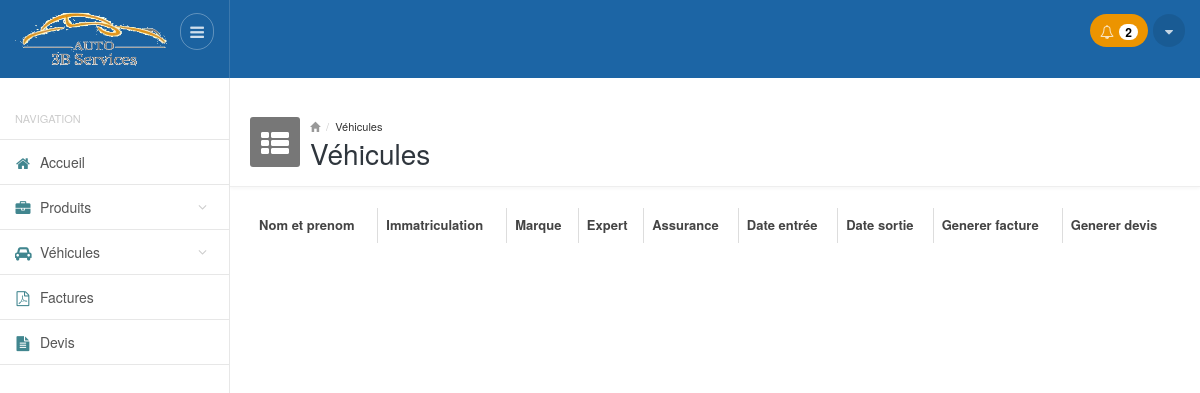
Page /vehicules.php (signed in) on the earlier database version.
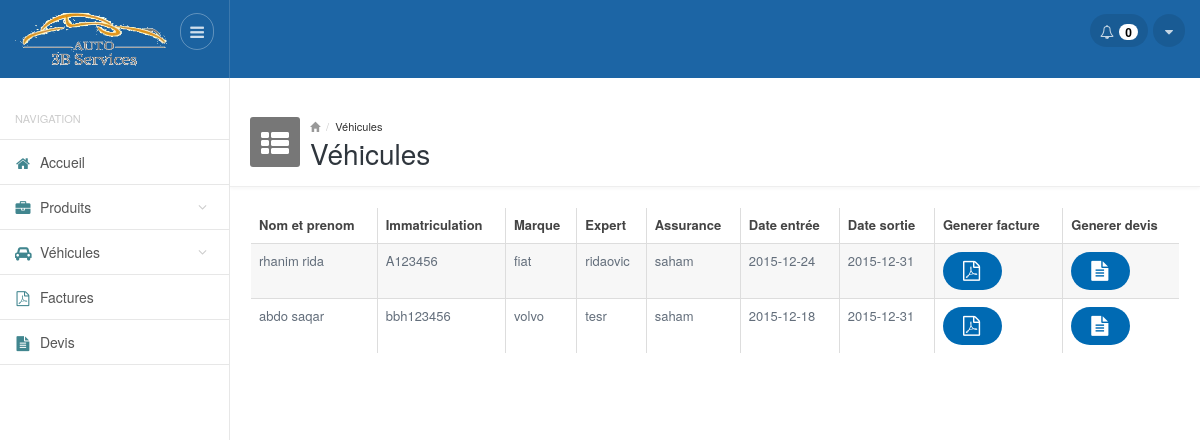
Same page on the later database version.
### tables this page shows
CREATE TABLE IF NOT EXISTS `vehicules` (
  `id` int(11) NOT NULL,
  `nom` varchar(100) NOT NULL,
  `prenom` varchar(100) NOT NULL,
  `immatriculation` varchar(100) NOT NULL,
  `marque` varchar(100) NOT NULL,
  `expere` varchar(100) NOT NULL,
  `assurance` varchar(100) NOT NULL,
  `date_entree` date DEFAULT NULL,
  `date_sortie` date DEFAULT NULL
);

### functions.php (called while the page is built, shortened)
<?php
function getNotifProducts()
{
    $result = mysql_query("SELECT count(*) FROM produits WHERE qte_min>=qte") or die(mysql_error());
    $count = mysql_fetch_array($result);
    return $count[0];
}
function getAllVehicules()
{
     $result = mysql_query("SELECT * FROM vehicules ") or die(mysql_error());
     $vihecules = array();
     while($row = mysql_fetch_array($result))
        $vihecules[] = $row;
    return $vihecules;
}
?>

### vehicules.php (the view, shortened to what the changed rows need)
<?php
require_once __DIR__ . '/functions.php';
require_once __DIR__ . '/header.php'; ?>
<div class="mainpanel">
    <div class="contentpanel">
        <div class="panel panel-primary-head">
            <table id="basicTable" class="table table-striped table-bordered responsive">
                <thead class="">
                    <tr>
                        <th>Nom et prenom</th>
                        <th>Immatriculation</th>
                        <th>Marque</th>
                        <th>Expert</th>
                        <th>Assurance</th>
                        <th>Date entrée</th>
                        <th>Date sortie</th>
                        <th>Generer facture</th>
                        <th>Generer devis</th>
                    </tr>
                </thead>
                <tbody>
                    <?php
                      $vehicules= getAllVehicules();
                      foreach($vehicules as $vehicule){ ?>
                        <tr>
                              <td><?php echo ($vehicule['nom']." ".$vehicule['prenom']); ?> </td>
                              <td><?php echo $vehicule['immatriculation']; ?> </td>
                              <td><?php echo $vehicule['marque']; ?> </td>
                              <td><?php echo $vehicule['expere']; ?> </td>
                              <td><?php echo $vehicule['assurance']; ?> </td>
                              <td><?php echo $vehicule['date_entree']; ?> </td>
                              <td><?php echo $vehicule['date_sortie']; ?> </td>
                              <td class="center"><a class="btn btn-primary blue_b btn-rounded" href="generer_facture.php?id=<?php echo $vehicule['id']; ?>"><i class="fa fa-file-pdf-o"></i></a></td>
                              <td class="center"><a class="btn btn-primary blue_b btn-rounded" href="generer_devis.php?id=<?php echo $vehicule['id']; ?>"><i class="fa fa-file-text"></i></a></td>
                           </tr>
                    <?php } ?>
                </tbody>
            </table>
        </div>
        <br />
    </div>
</div>
<?php
require_once __DIR__ . '/footer.php'; ?>

### header.php (shortened to what the changed rows need)
<!DOCTYPE html>
<html lang="en">
<head>
        <link href="css/style.default.css" rel="stylesheet">
        <link href="css/select2.css" rel="stylesheet" />
        <link href="css/style.datatables.css" rel="stylesheet">
        <link href="cdn.datatables.net/responsive/1.0.1/css/dataTables.responsive.css" rel="stylesheet">
    </head>
    <body>
        <header>
            <div class="headerwrapper">
                <div class="header-right">
                    <div class="pull-right">
                            <div class="btn-group btn-group-list btn-group-notification">
                        <?php if(getNotifProducts() == 0) {?>
                            <button type="button" class="btn btn-default dropdown-toggle" data-toggle="dropdown">
                        <?php } else { ?>
                                <button type="button" class="btn btn-default dropdown-toggle orange" data-toggle="dropdown">
                        <?php } ?>
                              <i class="fa fa-bell-o"></i>
                              <span class="badge">
                                <?php echo getNotifProducts(); ?>
                              </span>
                            </button>
                        </div>
                    </div>
                </div>
            </div>
        </header>
        <br>
        <br>
        <section>
            <div class="mainwrapper">

Differences in the rows shown:
added vehicules: nom "rhanim", prenom "rida", immatriculation "A123456", marque "fiat", expere "ridaovic", assurance "saham", date_entree "2015-12-24", date_sortie "2015-12-31"
added vehicules: nom "abdo", prenom "saqar", immatriculation "bbh123456", marque "volvo", expere "tesr", assurance "saham", date_entree "2015-12-18", date_sortie "2015-12-31"
Other differences:
getNotifProducts(): "2" → "0"
